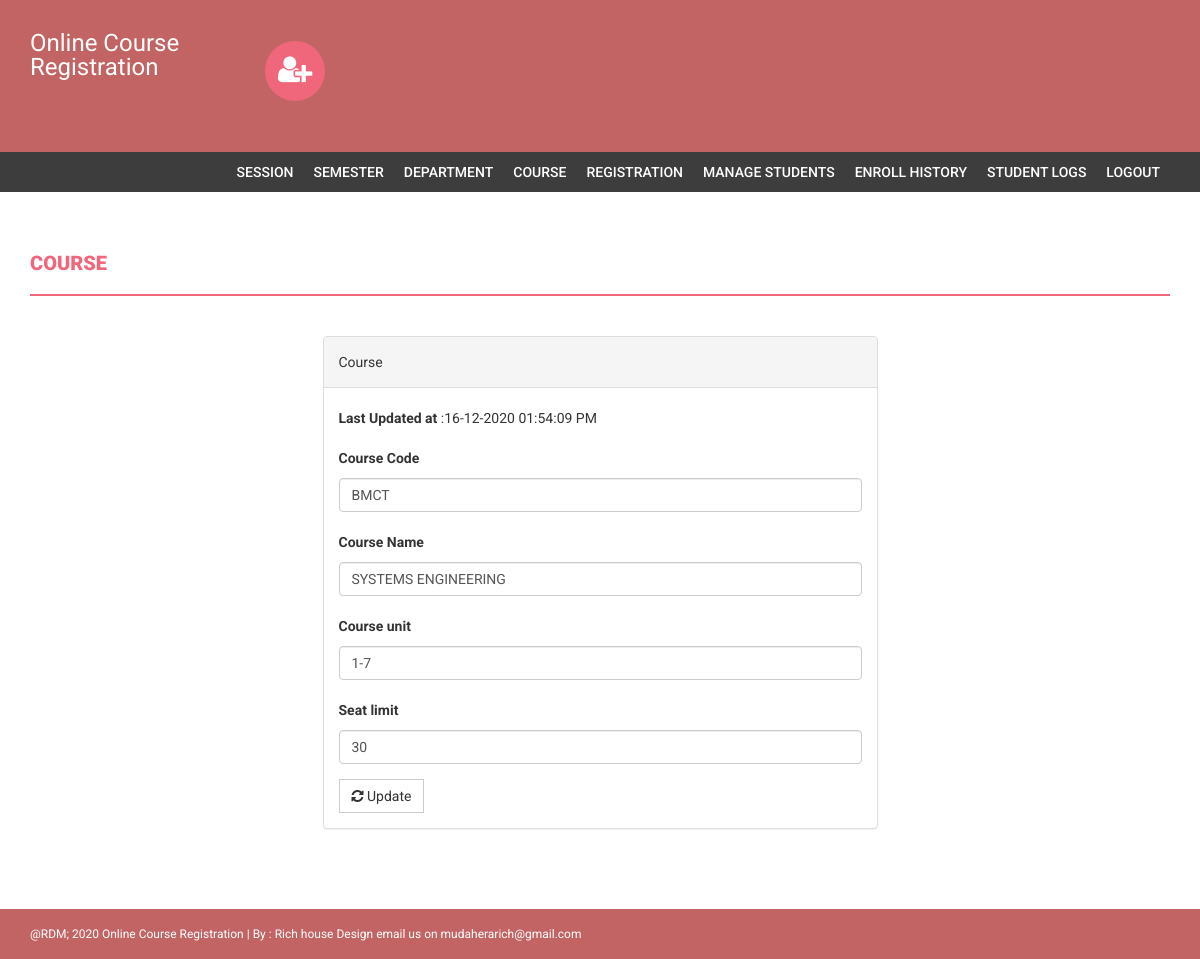
Screenshot of /admin/edit-course.php?id=1 (signed in) with the database file from the repository.
### tables this page shows
CREATE TABLE `course` (
  `id` int(11) NOT NULL,
  `courseCode` varchar(255) DEFAULT NULL,
  `courseName` varchar(255) DEFAULT NULL,
  `courseUnit` varchar(255) DEFAULT NULL,
  `noofSeats` int(11) DEFAULT NULL,
  `creationDate` timestamp NULL DEFAULT current_timestamp(),
  `updationDate` varchar(255) DEFAULT NULL
);

### admin/edit-course.php (the view, shortened to what this page needs)
<?php
if(strlen($_SESSION['alogin'])==0)
    {
header('location:index.php');
}
else{
$id=intval($_GET['id']);
?>
<!DOCTYPE html>
<html xmlns="http://www.w3.org/1999/xhtml">
<head>
    <link href="assets/css/bootstrap.css" rel="stylesheet" />
    <link href="assets/css/font-awesome.css" rel="stylesheet" />
    <link href="assets/css/style.css" rel="stylesheet" />
</head>
<body>
<?php include('includes/header.php');?>
<?php if($_SESSION['alogin']!="")
{
 include('includes/menubar.php');
}
 ?>
    <div class="content-wrapper">
        <div class="container">
              <div class="row">
                    <div class="col-md-12">
                        <h1 class="page-head-line">Course  </h1>
                    </div>
                </div>
                <div class="row" >
                  <div class="col-md-3"></div>
                    <div class="col-md-6">
                        <div class="panel panel-default">
                        <div class="panel-heading">
                           Course
                        </div>
                        <div class="panel-body">
                       <form name="dept" method="post">
<?php
$sql=mysqli_query($con,"select * from course where id='$id'");
while($row=mysqli_fetch_array($sql))
{
?>
<p><b>Last Updated at</b> :<?php echo htmlentities($row['updationDate']);?></p>
   <div class="form-group">
    <label for="coursecode">Course Code  </label>
    <input type="text" class="form-control" id="coursecode" name="coursecode" placeholder="Course Code" value="<?php echo htmlentities($row['courseCode']);?>" required />
  </div>
 <div class="form-group">
    <label for="coursename">Course Name  </label>
    <input type="text" class="form-control" id="coursename" name="coursename" placeholder="Course Name" value="<?php echo htmlentities($row['courseName']);?>" required />
  </div>
<div class="form-group">
    <label for="courseunit">Course unit  </label>
    <input type="text" class="form-control" id="courseunit" name="courseunit" placeholder="Course Unit" value="<?php echo htmlentities($row['courseUnit']);?>" required />
  </div>
<div class="form-group">
    <label for="seatlimit">Seat limit  </label>
    <input type="text" class="form-control" id="seatlimit" name="seatlimit" placeholder="Seat limit" value="<?php echo htmlentities($row['noofSeats']);?>" required />
  </div>
<?php } ?>
 <button type="submit" name="submit" class="btn btn-default"><i class=" fa fa-refresh "></i> Update</button>
</form>
                            </div>
                            </div>
                    </div>
                </div>
            </div>
        </div>
  <?php include('includes/footer.php');?>
</body>
</html>
<?php } ?>

### admin/assets/css/style.css (style rules this page uses)
body { font-family: 'Roboto', sans-serif; line-height: 30px; }
.content-wrapper { margin-top: 40px; min-height: 600px; padding-bottom: 60px; }
.page-head-line { font-weight: 900; padding-bottom: 20px; border-bottom: 2px solid #F0677C; text-transform: uppercase; color: #F0677C; font-size: 20px; margin-bottom: 40px; }
.btn { border-radius: 0px; -webkit-border-radius: 0px; -moz-border-radius: 0px; }

### rows the page displays
course: updationDate "16-12-2020 01:54:09 PM", coursecode "BMCT", coursename "SYSTEMS ENGINEERING", courseunit "1-7", seatlimit "30"
